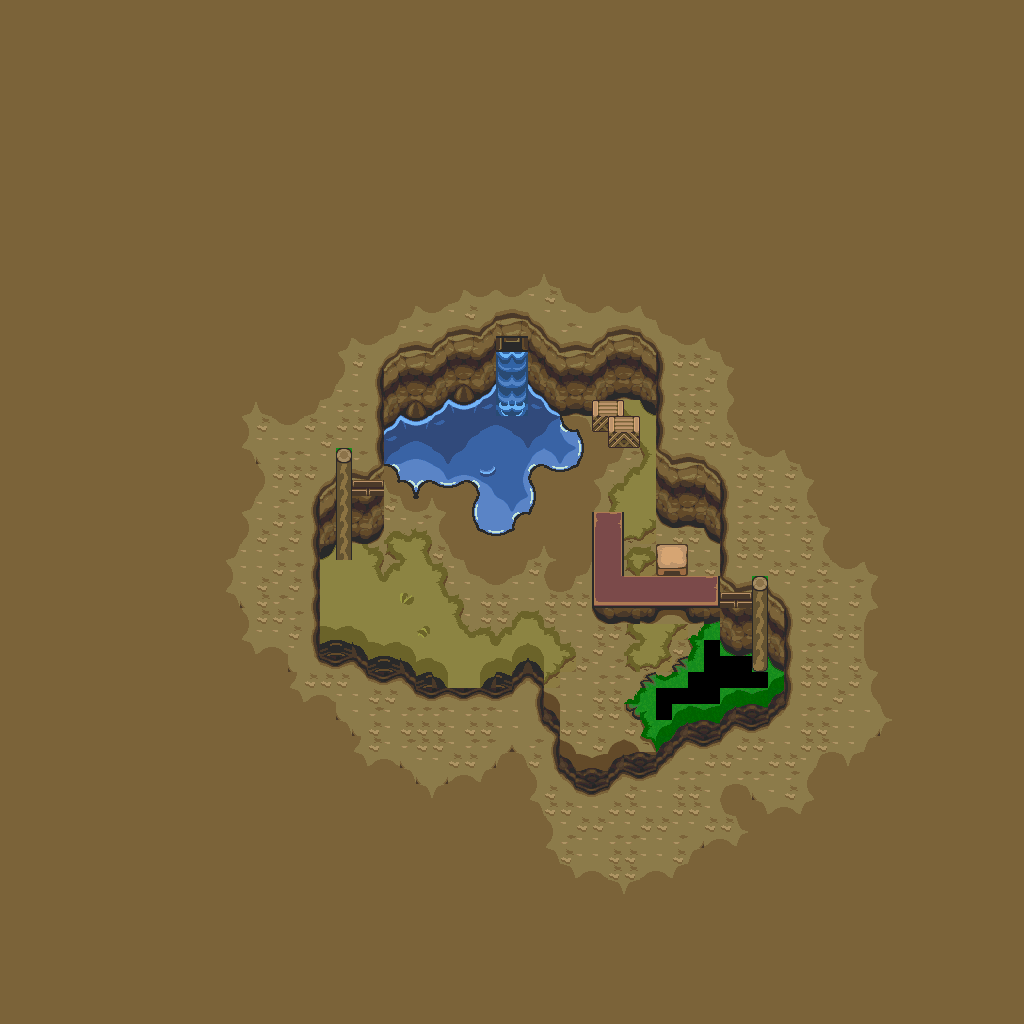

Rendered tile map (Tiled .tmx) drawn with the repository's tilesets; below, a short description and the map source with its tile grids summarised:
An orthogonal 64x64 tile map with 16x16 px tiles, 1 tile layer (base), 2 hidden layers not drawn and 9 objects.

<map version="1.10" tiledversion="1.12.1" orientation="orthogonal" renderorder="right-down" width="64" height="64" tilewidth="16" tileheight="16" infinite="0" nextlayerid="4" nextobjectid="10">
 <tileset firstgid="1" source="../classiciphone_pics4.tsx" />
 <layer id="1" name="base" width="64" height="64">
  <data>[4096 cells, 4082 non-empty, 171 distinct tile ids]</data>
 </layer>
 <layer id="2" name="collision" width="64" height="64" visible="0">
  <properties><property name="collision" value="true" /></properties>
  <data>[4096 cells, 226 non-empty, 1 distinct tile ids]</data>
 </layer>
 <layer id="3" name="water" width="64" height="64" visible="0">
  <properties><property name="terrain" value="water" /></properties>
  <data>[4096 cells, 38 non-empty, 1 distinct tile ids]</data>
 </layer>
 <objectgroup id="4" name="npcs">
  <object id="1" x="720.0" y="608.0" width="16" height="16">
   <properties>
    <property name="gani" value="lampanimation.mng" />
    <property name="script" type="string">-- Auto-converted from GraalScript
-- // NPC made by Stefan Knorr
-- [CLIENT-SIDE — server no-op]
-- if (created) {
-- x = 45.5;
-- y = 37.5;
-- setimgpart lampanimation.mng,0,0,20,36;
-- dontblock;
-- }</property>
   </properties>
  </object>
  <object id="2" x="368.0" y="496.0" width="16" height="16">
   <properties>
    <property name="gani" value="lampanimation.mng" />
    <property name="script" type="string">-- Auto-converted from GraalScript
-- // NPC made by Stefan Knorr
-- [CLIENT-SIDE — server no-op]
-- if (created) {
-- x = 22.5;
-- y = 30.5;
-- setimgpart lampanimation.mng,0,0,20,36;
-- dontblock;
-- }</property>
   </properties>
  </object>
  <object id="3" x="272.0" y="368.0" width="16" height="16">
   <properties>
    <property name="script" type="string">-- Auto-converted from GraalScript
-- // NPC made by maximus_asinus
-- [CLIENT-SIDE — server no-op]
-- if (playerenters) {
-- seteffect 0,0,0,.75;
-- }</property>
   </properties>
  </object>
  <object id="4" x="416.0" y="480.0" width="16" height="16">
   <properties>
    <property name="script" type="string">-- Auto-converted from GraalScript
-- // Graal2002 NPC by Stefan Knorr
-- if (created) {
-- // Initialize the attributes
-- showcharacter;
-- setcharprop #3,head.png;
-- setcharprop #C0,orange;
-- setcharprop #C1,gray;
-- setcharprop #C2,blue;
-- setcharprop #C3,brown;
-- setcharprop #C4,black;
-- setcharprop #2,no-shield.png;
-- setcharani fishing,;
-- setcharprop #n,(Fisherman);
-- shieldpower = 1;
-- dir = 0;
-- ap = 25;
end
-- [CLIENT-SIDE — server no-op]
-- if (playertouchsme) {
-- setcharani idle,;
-- dx = playerx-x;
-- dy = playery-y;
-- dir = getdir(dx,dy);
-- i = int(random(0,2));
-- say i;
-- sleep .25;
-- dir = 0;
-- setcharani fishing,;
-- }</property>
   </properties>
  </object>
  <object id="5" x="640.0" y="528.0" width="16" height="16">
   <properties>
    <property name="script" type="string">-- Auto-converted from GraalScript
-- // Graal2002 NPC by Stefan Knorr
-- if (created) {
-- // Initialize the attributes
-- showcharacter;
-- setcharprop #3,head13.png;
-- setcharprop #C0,orange;
-- setcharprop #C1,gray;
-- setcharprop #C2,gray;
-- setcharprop #C3,white;
-- setcharprop #C4,lightgray;
-- setcharprop #2,shield1.png;
-- setcharprop #n,(Shop Keeper);
-- shieldpower = 1;
-- setcharani sit,;
-- x = 40.5;
-- ap = 74;
-- dir = 2;
end
-- [CLIENT-SIDE — server no-op]
-- if (created||timeout) {
-- dx = playerx-x;
-- dy = playery-y;
-- dir=getdir(dx,dy);
-- timeout = .05;
-- }
-- if (playertouchsme) {
-- say2 I don't care what you want,#btalk to me on the other side#bof the counter.;
-- }</property>
   </properties>
  </object>
  <object id="6" x="272.0" y="304.0" width="16" height="16">
   <properties>
    <property name="script" type="string">-- Auto-converted from GraalScript
-- join("level_nopk");</property>
   </properties>
  </object>
  <object id="7" x="448.0" y="352.0" width="16" height="16">
   <properties>
    <property name="gani" value="light2.png" />
    <property name="script" type="string">-- Auto-converted from GraalScript
-- // NPC made by Stefan Knorr
-- if (created) {
-- setimg light2.png;
self.dontblock = true
end
-- [CLIENT-SIDE — server no-op]
-- if (playerenters) {
-- setzoomeffect 5;
-- setcoloreffect 0,0,1,0.25;
-- drawaslight;
-- }</property>
   </properties>
  </object>
  <object id="8" x="304.0" y="448.0" width="16" height="16">
   <properties>
    <property name="gani" value="light2.png" />
    <property name="script" type="string">-- Auto-converted from GraalScript
-- // NPC made by Stefan Knorr
-- if (created) {
-- setimg light2.png;
self.dontblock = true
end
-- [CLIENT-SIDE — server no-op]
-- if (playerenters) {
-- setzoomeffect 3;
-- setcoloreffect 1,.6,0,0.5;
-- drawaslight;
-- }</property>
   </properties>
  </object>
  <object id="9" x="672.0" y="560.0" width="16" height="16">
   <properties>
    <property name="gani" value="light2.png" />
    <property name="script" type="string">-- Auto-converted from GraalScript
-- // NPC made by Stefan Knorr
-- if (created) {
-- setimg light2.png;
self.dontblock = true
end
-- [CLIENT-SIDE — server no-op]
-- if (playerenters) {
-- setzoomeffect 3;
-- setcoloreffect 1,.6,0,0.5;
-- drawaslight;
-- }</property>
   </properties>
  </object>
 </objectgroup>
</map>
